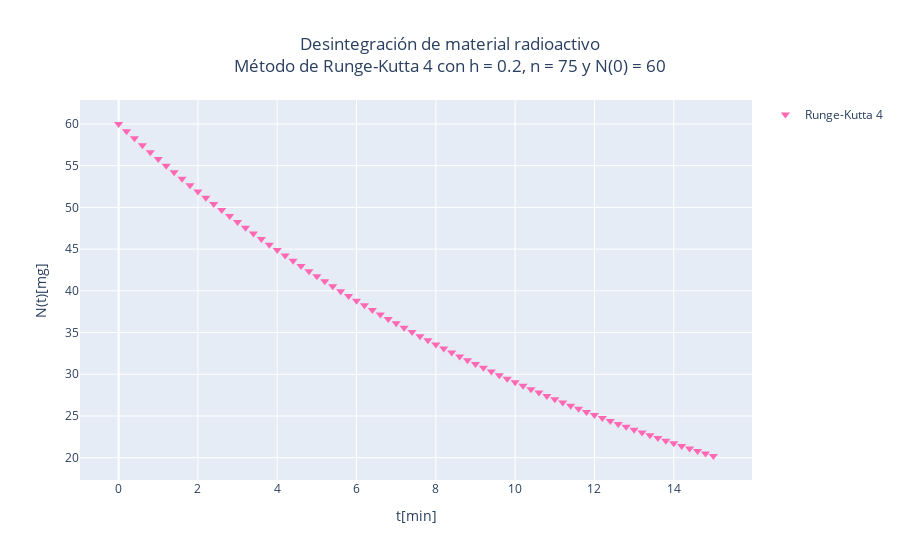

Here is the notebook cell this chart was saved with:
### Markdown cell above
## Runge-Kutta de orden 4

### Code cell
def metodo_RK_4(f, t_0, y_0, h, n_pasos):
    valores_y_RK_4 = [y_0] # Lista de valores de y
    valores_t = [t_0] # Vector de tiempo

    # Iterar sobre el número de pasos y aplicar el método de Runge-Kutta 4
    for i in range(n_pasos):
        valores_t.append(valores_t[i] + h) # ¡¡¡NO MODIFICAR!!!
        k1 = h * f(valores_y_RK_4[i]) # ¡¡¡NO MODIFICAR!!!
        k2 = h * f(valores_y_RK_4[i] + k1/2) # ¡¡¡NO MODIFICAR!!!
        k3 = h * f(valores_y_RK_4[i] + k2/2) # ¡¡¡NO MODIFICAR!!!
        k4 = h * f(valores_y_RK_4[i] + k3) # ¡¡¡NO MODIFICAR!!!
        y_nueva = valores_y_RK_4[i] + 1/6 * (k1 + 2*k2 + 2*k3 + k4) # ¡¡¡NO MODIFICAR!!!
        valores_y_RK_4.append(y_nueva) # ¡¡¡NO MODIFICAR!!!

    # Graficar
    titulo = f'Desintegración de material radioactivo<br>Método de Runge-Kutta 4 con h = {round(h,3)}, n = {n_pasos} y N(0) = {round(y_0,3)}' # ¡¡¡NO MODIFICAR!!!
    eje_x = 't[min]' # Nombre del eje x
    eje_y = 'N(t)[mg]' # Nombre del eje y

    fig = go.Figure() # ¡¡¡NO MODIFICAR!!!
    fig.update_layout(title=titulo, title_x=0.5, xaxis_title=eje_x, yaxis_title=eje_y) # ¡¡¡NO MODIFICAR!!!
    plot_RK_4 = go.Scatter(x=valores_t, y=valores_y_RK_4, mode='markers', marker=dict(size=8, symbol='triangle-down'), name='Runge-Kutta 4', marker_color='hotpink', showlegend=True) # ¡¡¡NO MODIFICAR!!!
    fig.add_trace(plot_RK_4) # ¡¡¡NO MODIFICAR!!!
    fig.show() # ¡¡¡NO MODIFICAR!!!
    return plot_RK_4 # ¡¡¡NO MODIFICAR!!!

plot_RK_4 = metodo_RK_4(f_real, t_0, y_0, h, n_pasos) # Graficar método de Runge-Kutta 4

### Figure 1 — Plotly figure (JSON) as saved in the notebook; plotly's stock layout.template omitted (floating-point values rounded to 4 significant figures)
{"data": [{"marker": {"color": "hotpink", "size": 8, "symbol": "triangle-down"}, "mode": "markers", "name": "Runge-Kutta 4", "showlegend": true, "type": "scatter", "x": [0, 0.2, 0.4, 0.6, 0.8, 1, 1.2, 1.4, 1.6, 1.8, 2.0, 2.2, 2.4, 2.6, 2.8, 3.0, 3.2, 3.4, 3.6, 3.8, 4.0, 4.2, 4.4, 4.6, 4.8, 5.0, 5.2, 5.4, 5.6, 5.8, 6.0, 6.2, 6.4, 6.6, 6.8, 7.0, 7.2, 7.4, 7.6, 7.8, 8.0, 8.2, 8.4, 8.6, 8.8, 9, 9.2, 9.4, 9.6, 9.8, 10.0, 10.2, 10.4, 10.6, 10.8, 11.0, 11.2, 11.4, 11.6, 11.8, 12.0, 12.2, 12.4, 12.6, 12.8, 13.0, 13.2, 13.4, 13.6, 13.8, 14.0, 14.2, 14.4, 14.6, 14.8, 15.0], "y": [60, 59.14, 58.28, 57.44, 56.62, 55.8, 55.0, 54.2, 53.42, 52.65, 51.89, 51.15, 50.41, 49.68, 48.97, 48.26, 47.57, 46.88, 46.21, 45.54, 44.88, 44.24, 43.6, 42.97, 42.35, 41.74, 41.14, 40.55, 39.96, 39.39, 38.82, 38.26, 37.71, 37.17, 36.63, 36.1, 35.58, 35.07, 34.56, 34.07, 33.58, 33.09, 32.61, 32.14, 31.68, 31.22, 30.77, 30.33, 29.89, 29.46, 29.04, 28.62, 28.21, 27.8, 27.4, 27.01, 26.62, 26.23, 25.86, 25.48, 25.12, 24.75, 24.4, 24.05, 23.7, 23.36, 23.02, 22.69, 22.36, 22.04, 21.72, 21.41, 21.1, 20.8, 20.5, 20.2]}], "layout": {"title": {"text": "Desintegración de material radioactivo<br>Método de Runge-Kutta 4 con h = 0.2, n = 75 y N(0) = 60", "x": 0.5}, "xaxis": {"title": {"text": "t[min]"}}, "yaxis": {"title": {"text": "N(t)[mg]"}}}}
